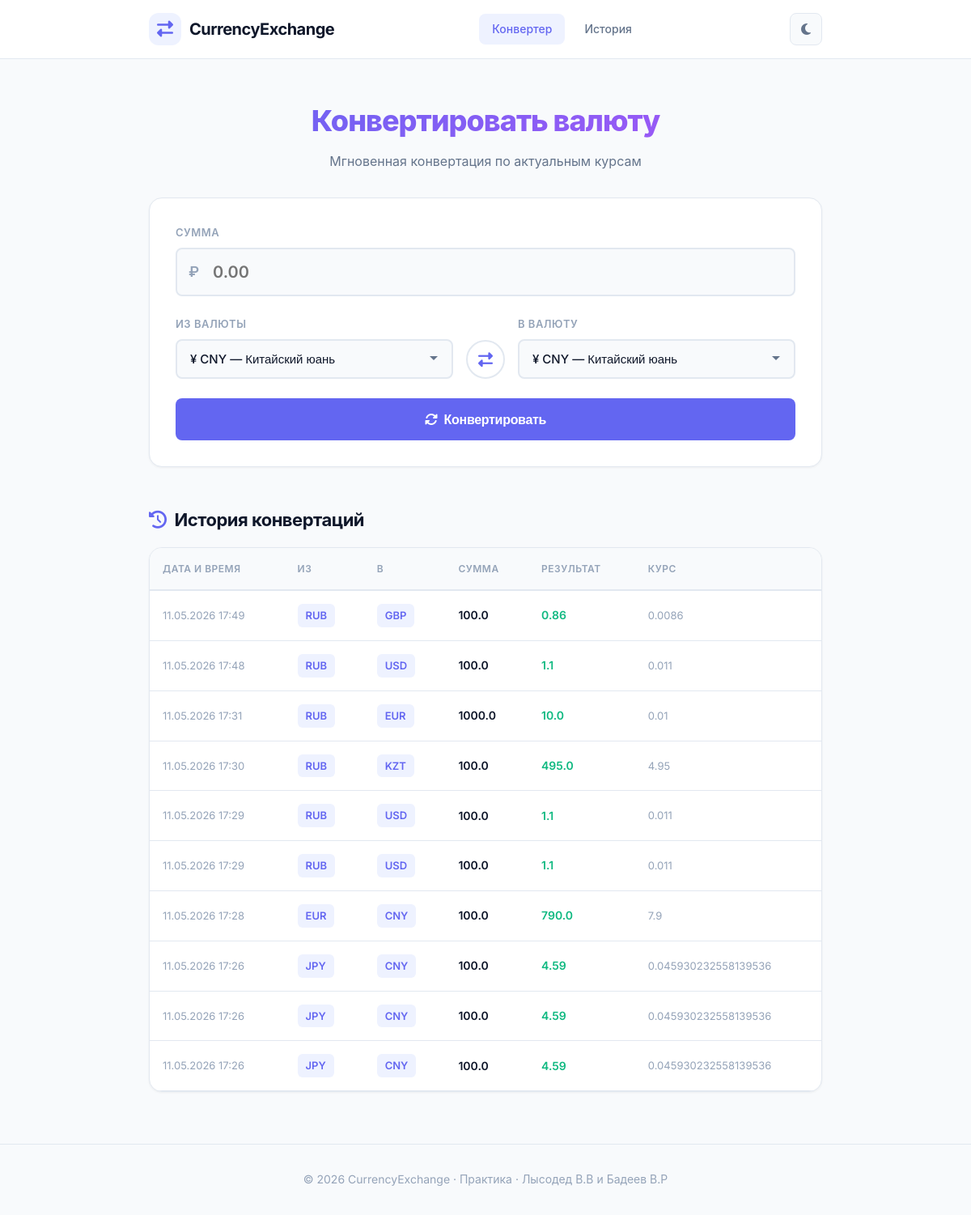
The page / on the database its author committed.
### tables this page shows
CREATE TABLE history (
            id INTEGER PRIMARY KEY AUTOINCREMENT,
            from_code TEXT NOT NULL,
            to_code TEXT NOT NULL,
            amount REAL NOT NULL,
            result REAL NOT NULL,
            rate REAL NOT NULL,
            date TEXT NOT NULL
        );

### main.py (the view)
@app.get("/")
def home(request: Request):
    currencies = get_all_currencies()
    history = get_history()
    return templates.TemplateResponse("index.html", {
        "request": request,
        "currencies": currencies,
        "history": history,
        "result": None
    })

### templates/index.html (shortened to what this page needs)
<!DOCTYPE html>
<html lang="ru">
<head>
    <link rel="stylesheet" href="https://cdnjs.cloudflare.com/ajax/libs/font-awesome/6.4.0/css/all.min.css">
    <link rel="stylesheet" href="/static/style.css">
</head>
<body>
    <header class="header">
        <div class="container">
            <a href="/" class="logo">
                <i class="fas fa-exchange-alt logo-icon"></i>
                <span class="logo-text">CurrencyExchange</span>
            </a>
            <nav class="nav">
                <a href="#converter" class="nav-link active">Конвертер</a>
                <a href="#history" class="nav-link">История</a>
            </nav>
            <button class="theme-toggle" id="themeToggle" title="Переключить тему">
                <i class="fas fa-moon"></i>
            </button>
        </div>
    </header>
    <main class="main" id="converter">
        <div class="container">
            <div class="hero">
                <h1 class="hero-title">
                    Конвертировать валюту
                </h1>
                <p class="hero-description">
                    Мгновенная конвертация по актуальным курсам
                </p>
            </div>
            <div class="card converter-card">
                <form method="post" action="/convert" class="converter-form">
                    <div class="form-group-full">
                        <label class="form-label">Сумма</label>
                        <div class="amount-input-wrapper">
                            <span class="currency-symbol">₽</span>
                            <input
                                type="number"
                                id="amount"
                                name="amount"
                                step="0.01"
                                min="0.01"
                                placeholder="0.00"
                                value="{{ result.amount if result else '' }}"
                                required
                                class="amount-input"
                            >
                        </div>
                    </div>
                    <div class="currency-selectors">
                        <div class="form-group">
                            <label class="form-label">Из валюты</label>
                            <select name="from_currency" class="currency-select" id="fromCurrency" required>
                                {% for c in currencies %}
                                <option value="{{ c.code }}"
                                    {% if result and result.from_code == c.code %}selected{% endif %}>
                                    {{ c.sign }} {{ c.code }} — {{ c.name }}
                                </option>
                                {% endfor %}
                            </select>
                        </div>
                        <button type="button" class="swap-btn" id="swapBtn" title="Поменять местами">
                            <i class="fas fa-exchange-alt"></i>
                        </button>
                        <div class="form-group">
                            <label class="form-label">В валюту</label>
                            <select name="to_currency" class="currency-select" id="toCurrency" required>
                                {% for c in currencies %}
                                <option value="{{ c.code }}"
                                    {% if result and result.to_code == c.code %}selected{% endif %}>
                                    {{ c.sign }} {{ c.code }} — {{ c.name }}
                                </option>
                                {% endfor %}
                            </select>
                        </div>
                    </div>
                    <button type="submit" class="btn-convert">
                        <i class="fas fa-sync-alt"></i>
                        Конвертировать
                    </button>
                </form>
            </div>
            {% if history %}
            <div class="history-section" id="history">
                <h2 class="section-title">
                    <i class="fas fa-history"></i>
                    История конвертаций
                </h2>
                <div class="card history-card">
                    <div class="table-wrapper">
                        <table class="history-table">
                            <thead>
                                <tr>
                                    <th>Дата и время</th>
                                    <th>Из</th>
                                    <th>В</th>
                                    <th>Сумма</th>
                                    <th>Результат</th>
                                    <th>Курс</th>
                                </tr>
                            </thead>
                            <tbody>
                                {% for row in history %}
                                <tr>
                                    <td class="date-cell">{{ row.date }}</td>
                                    <td><span class="currency-tag">{{ row.from_code }}</span></td>
                                    <td><span class="currency-tag">{{ row.to_code }}</span></td>
                                    <td class="amount-cell">{{ row.amount }}</td>
                                    <td class="amount-cell result">{{ row.result }}</td>
                                    <td class="rate-cell">{{ row.rate }}</td>
                                </tr>
                                {% endfor %}
                            </tbody>
                        </table>
                    </div>
                </div>
            </div>
            {% endif %}
        </div>
    </main>
    <footer class="footer">
        <div class="container">
            <p>&copy; 2026 CurrencyExchange · Практика · Лысодед В.В и Бадеев В.Р</p>
        </div>
    </footer>
</body>
</html>

### rows shown on the page
history: date "11.05.2026 17:49", from_code "RUB", to_code "GBP", amount "100.0", result "0.86", rate "0.0086"
history: date "11.05.2026 17:48", from_code "RUB", to_code "USD", amount "100.0", result "1.1", rate "0.011"
history: date "11.05.2026 17:31", from_code "RUB", to_code "EUR", amount "1000.0", result "10.0", rate "0.01"
history: date "11.05.2026 17:30", from_code "RUB", to_code "KZT", amount "100.0", result "495.0", rate "4.95"
history: date "11.05.2026 17:29", from_code "RUB", to_code "USD", amount "100.0", result "1.1", rate "0.011"
history: date "11.05.2026 17:29", from_code "RUB", to_code "USD", amount "100.0", result "1.1", rate "0.011"
history: date "11.05.2026 17:28", from_code "EUR", to_code "CNY", amount "100.0", result "790.0", rate "7.9"
history: date "11.05.2026 17:26", from_code "JPY", to_code "CNY", amount "100.0", result "4.59", rate "0.045930232558139536"
history: date "11.05.2026 17:26", from_code "JPY", to_code "CNY", amount "100.0", result "4.59", rate "0.045930232558139536"
history: date "11.05.2026 17:26", from_code "JPY", to_code "CNY", amount "100.0", result "4.59", rate "0.045930232558139536"

### other values the page prints
form field from_currency "¥ CNY — Китайский юань"
form field to_currency "¥ CNY — Китайский юань"
